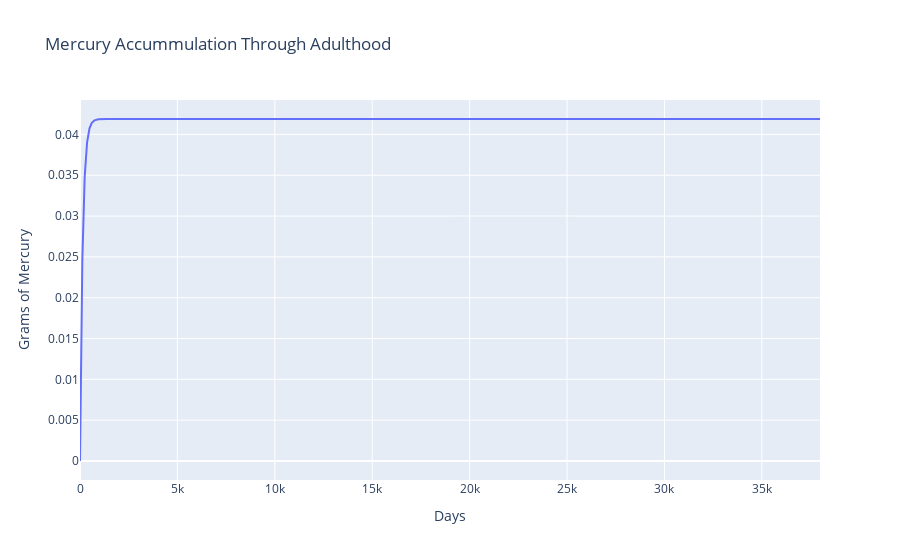

The notebook cell this image was saved under:
### Code cell
# checking results for 104 years to check equilibrium
time1, lifeMercury = mercuryAccum(104,1)                          

# graph of amount of mercury in body with respect to number of days in the mentioned number of years 
fig = go.Figure()
fig.add_trace(go.Scatter(x=time1, y=lifeMercury))

# Edit the layout
fig.update_layout(title='Mercury Accummulation Through Adulthood',
                   xaxis_title='Days',
                   yaxis_title='Grams of Mercury')

fig

### Figure 1 — Plotly figure (JSON) as saved in the notebook; plotly's stock layout.template omitted (floating-point values rounded to 4 significant figures; data arrays with more than 128 entries replaced by an {"elided": "..."} marker saying what was removed)
{"data": [{"type": "scatter", "x": {"elided": "37987 int values"}, "y": {"elided": "37987 float values"}}], "layout": {"title": {"text": "Mercury Accummulation Through Adulthood"}, "xaxis": {"title": {"text": "Days"}}, "yaxis": {"title": {"text": "Grams of Mercury"}}}}
